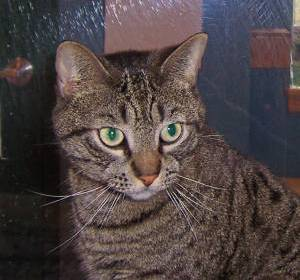
#> input picture ML_03/training_set/cats/cat.1.jpg, 300 x 280 px; its folder holds only this picture in this run
$ python ML_03.py
#> lines starting #> are read from the running program, lines starting #| are printed output that depends on the picture
import numpy as np
import os
from sklearn.svm import SVC
import cv2
from skimage import io

def preprocess_image(file_path):
#> called with file_path = 'ML_03/training_set/cats/cat.1.jpg'
    img = io.imread(file_path, as_gray=True)
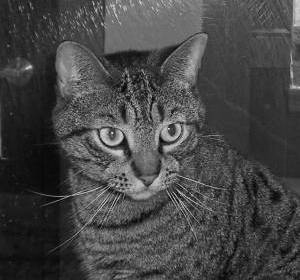
#> img: shape (280, 300) float64; min 0.000833, max 0.935, mean 0.276
    img = cv2.resize(img, (32, 32))
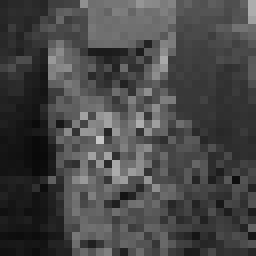
#> img: shape (32, 32) float64 (shown 8 times larger); min 0.038, max 0.779, mean 0.28
    img = img.flatten()
#> img = 1024 values, max 0.779 at index 556, min 0.038 at index 612, mean 0.28
    return img

cats_train_folder = "ML_03/training_set/cats"
cat_images = []
for filename in os.listdir(cats_train_folder):
    img_path = os.path.join(cats_train_folder, filename)
    img = preprocess_image(img_path)
    cat_images.append(img)

dogs_train_folder = "ML_03/training_set/dogs"
dog_images = []
for filename in os.listdir(dogs_train_folder):
    img_path = os.path.join(dogs_train_folder, filename)
    img = preprocess_image(img_path)
#> call 2 of preprocess_image, with file_path = 'ML_03/training_set/dogs/dog.4002.jpg'
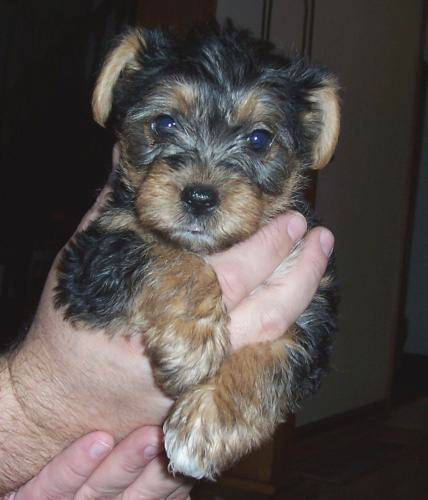
#> input picture ML_03/test_set/dogs/dog.4002.jpg, 428 x 500 px, found by its file name
#> in preprocess_image (call 2), `img = io.imread(file_path, as_gray=True)`:
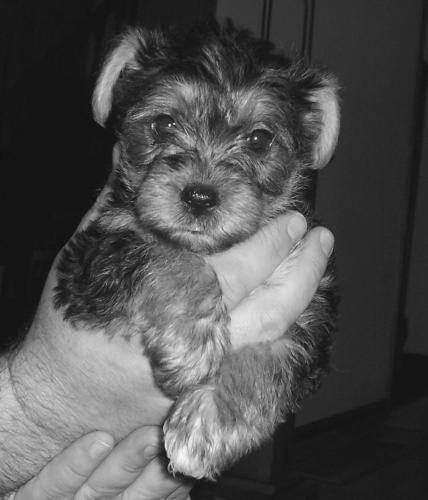
#> img: shape (500, 428) float64; min 0.0305, max 0.991, mean 0.317
#> in preprocess_image (call 2), `img = cv2.resize(img, (32, 32))`:
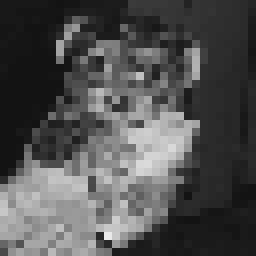
#> img: shape (32, 32) float64 (shown 8 times larger); min 0.0736, max 0.916, mean 0.317
#> in preprocess_image (call 2), `img = img.flatten()`: img = 1024 values, max 0.916 at index 941, min 0.0736 at index 576, mean 0.317
    dog_images.append(img)

X = np.array(cat_images + dog_images)
y = np.array([0] * len(cat_images) + [1] * len(dog_images))
#> y = [0, 1]
clf = SVC(kernel='linear')
clf.fit(X, y)

sample_image_path = "ML_03/test_set/dogs/dog.4002.jpg"
sample_image = preprocess_image(sample_image_path)
#> sample_image has the same summary as img in preprocess_image
prediction = clf.predict([sample_image])
#> prediction = [1]
if prediction[0] == 1:
    print("Prediction: Dog")
else:
    print("Prediction: Cat")
